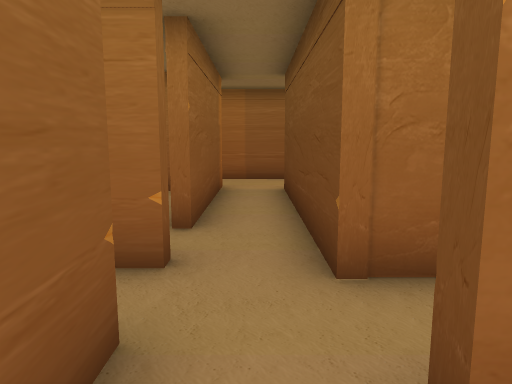
[1] (above)

23 first-person views from a walk through a scene from a Unity 3-D project. The camera is 1.3 m above the floor, tilts 8° down and sees 70° across. Doors are open. The floor is counted in squares, 1 m on a side. Each view is taken from the middle of a square. On the plan, view 1 faces up. The plan holds only what a view shows up to about 15 squares ahead; the rest is blank.

[2]
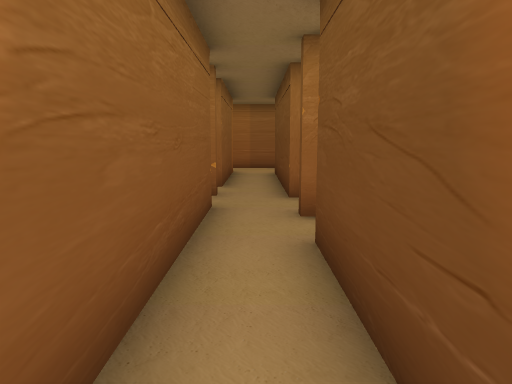

[3]
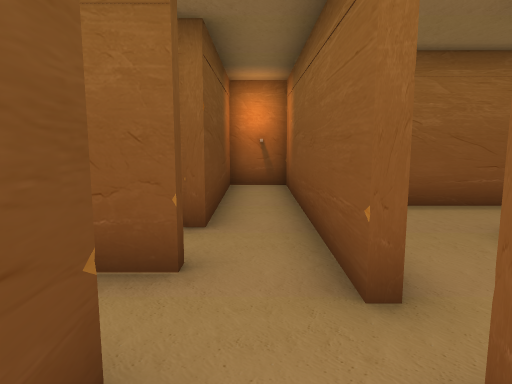

[4]
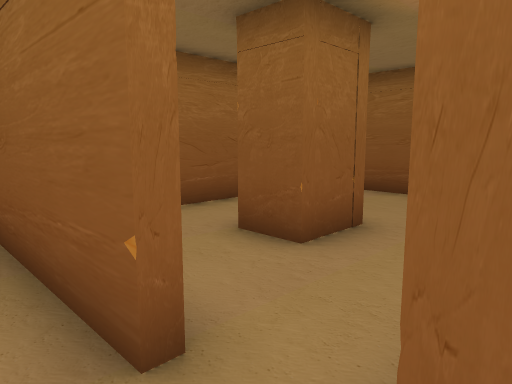

[5]
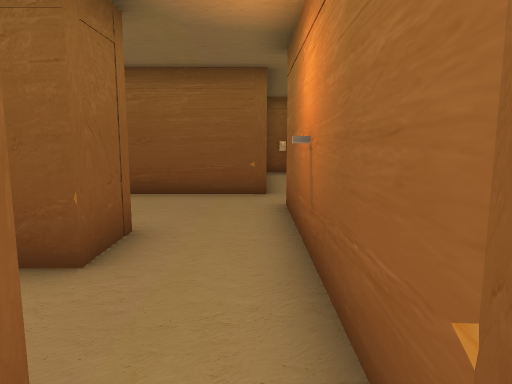

[6]
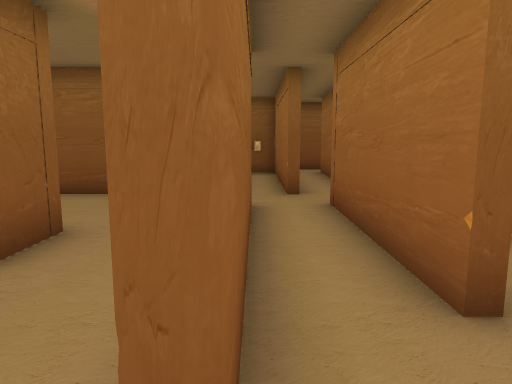

[7]
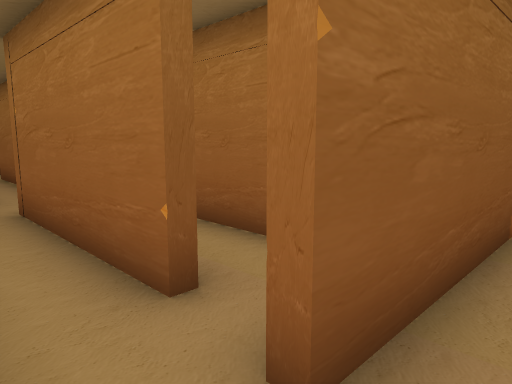

[8]
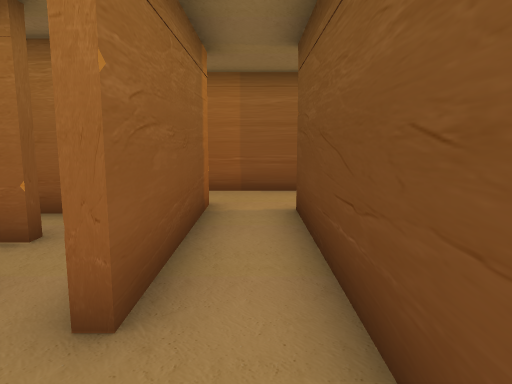

[9]
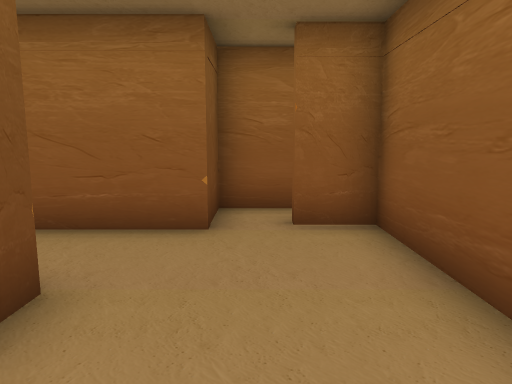

[10]
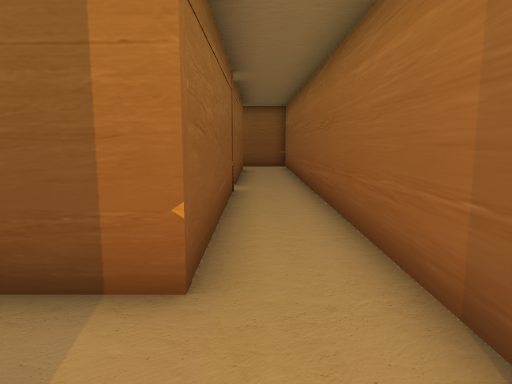

[11]
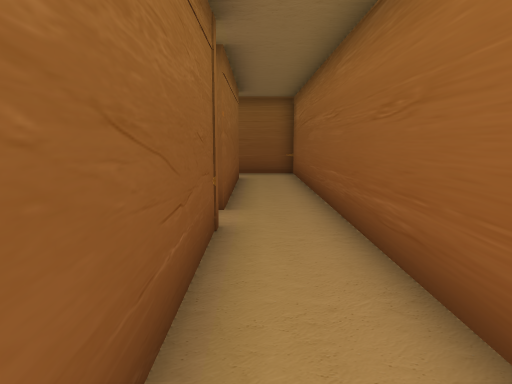

[12]
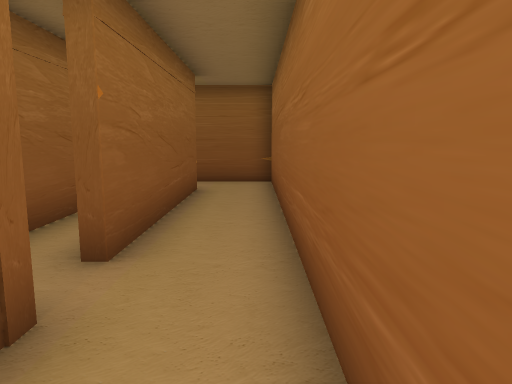

[13]
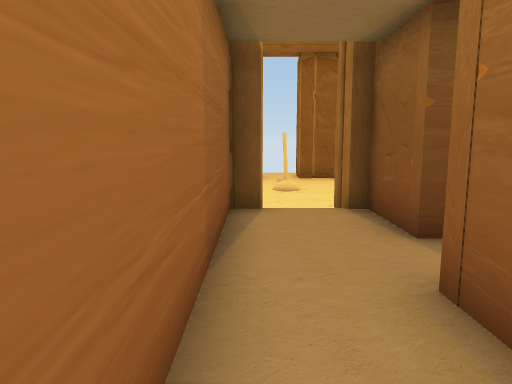

[14]
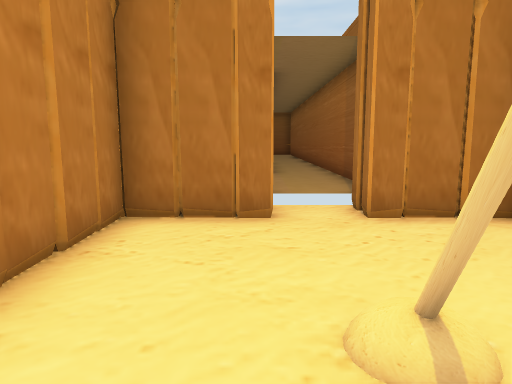

[15]
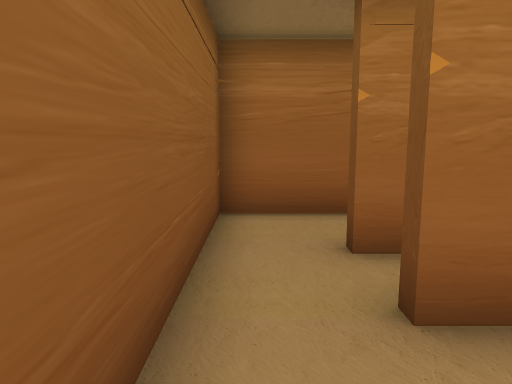

[16]
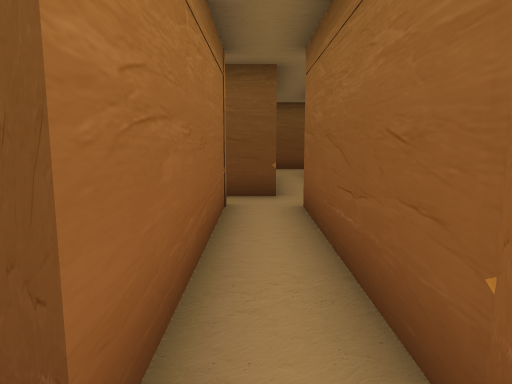

[17]
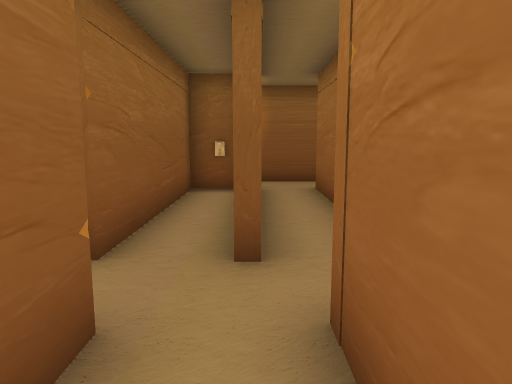

[18]
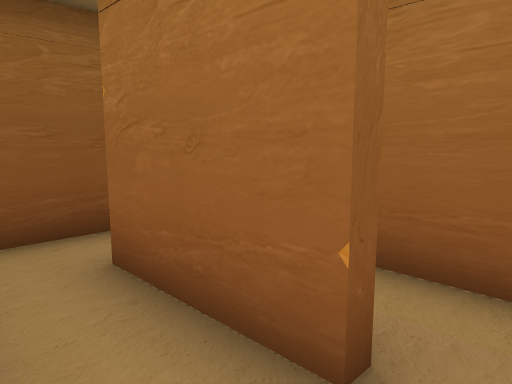

[19]
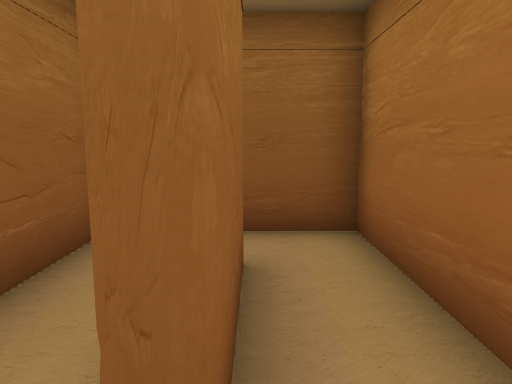

[20]
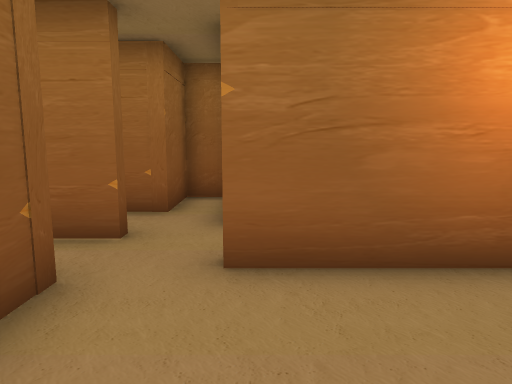

[21]
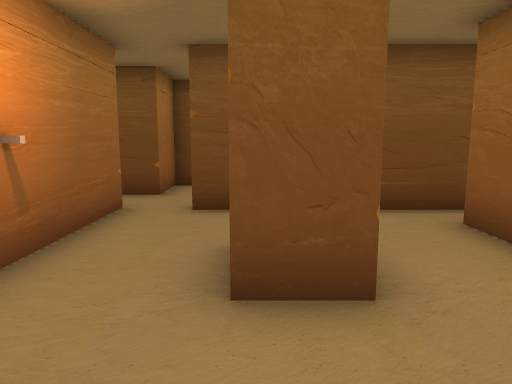

[22]
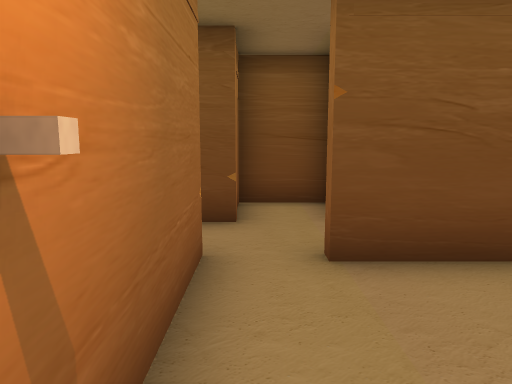

[23]
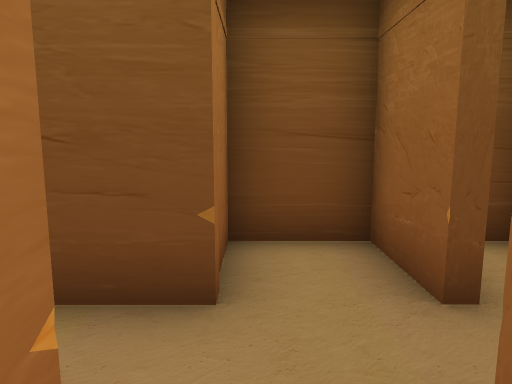

### Floor plan
Key: @ floor where view 1 was taken; # wall or solid block; x gap in a wall; . main floor; - floor 0.25 m lower than the main floor; D open door; C column; O other object.
Columns run from 17 left of view 1 to 12 right of it. Each row starts with its distance up from view 1.
 14                     C#-
 13 ####################C#--
 12 #...................CC------
 11 #...................DD---O---
 10 #.#######.#######.##CC-------
  9 #.#########.....#.# C#-------C
  8 #...    #.#x###.#.# C####
  7 #..######.#.....#.# OCCCC
  6 #.........#####.#.#
  5 #.#######.......x.#
  4   #.......#######.#
  3   #######.........###
  2         #.......#...#
  1         #...##..#.###
  0         #...##..#@..#
 -1         #.......#.#
 -2         #..######.#
 -3         ##.#    #.#
 -4          ###    #.#
 -5                 #.#
 -6                 ###

Where each view was taken, in squares from view 1:
view 1: 0 up, 0 right, facing up
view 2: 5 down, 0 right, facing up
view 3: 5 up, 0 right, facing down
view 4: 4 up, 0 right, facing down-left
view 5: 3 up, 0 right, facing left
view 6: 4 up, 0 right, facing left
view 7: 4 up, 0 right, facing up-left
view 8: 3 up, 0 right, facing up
view 9: 3 up, 7 left, facing down
view 10: 11 up, 2 right, facing left
view 11: 11 up, 2 left, facing left
view 12: 12 up, 5 left, facing left
view 13: 12 up, 4 left, facing right
view 14: 10 up, 10 right, facing left
view 15: 6 up, 16 left, facing up
view 16: 6 up, 16 left, facing right
view 17: 5 up, 5 left, facing left
view 18: 6 up, 2 left, facing up-left
view 19: 8 up, 2 left, facing left
view 20: 0 up, 7 left, facing up
view 21: 1 up, 8 left, facing right
view 22: 3 up, 5 left, facing right
view 23: 3 up, 2 left, facing right
